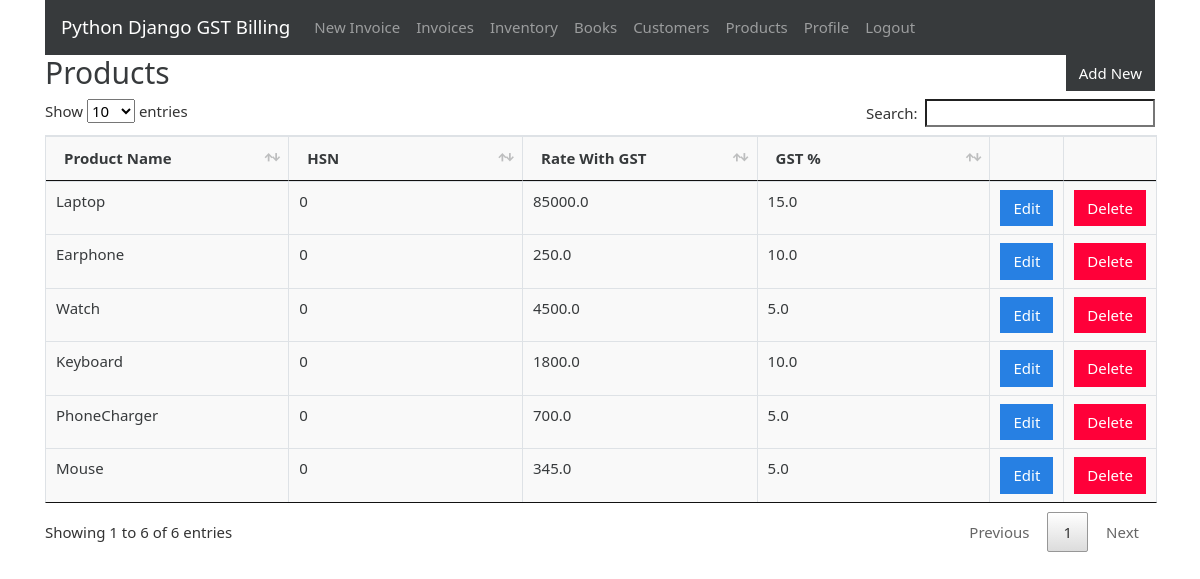
The app's page /products (signed in) with its own data.
### gstbillingapp/models.py (models this page shows, shortened)
class Product(models.Model):
    user = models.ForeignKey(User, null=True, blank=True, on_delete=models.SET_NULL)
    product_name = models.CharField(max_length=200)
    product_hsn = models.CharField(max_length=50, null=True, blank=True)
    product_unit = models.CharField(max_length=50)
    product_gst_percentage = models.FloatField()
    product_rate_with_gst = models.FloatField()

### gstbillingapp/views.py (the view)
# urls.py: path('products', views.products, name='products'),
@login_required
def products(request):
    context = {}
    context['products'] = Product.objects.filter(user=request.user)
    return render(request, 'gstbillingapp/products.html', context)

### gstbillingapp/templates/gstbillingapp/products.html (shortened to what this page needs)
{% extends "gstbillingapp/base.html" %}
{% load static %}
{% block content %}
		<div class="row">
			<div class="col">
				<h2>Products</h2>
			</div>
			<div class="col">
				<a href="{% url 'product_add' %}" id="add_product_btn"><button type="button" class="btn btn-secondary">Add New</button></a>
			</div>
		</div>
		<table class="table table-bordered" id="product-table">
			<thead>
				<tr>
					<th>Product Name</th>
					<th>HSN</th>
					<th>Rate With GST</th>
					<th>GST %</th>
					<th></th>
					<th></th>
				</tr>
			</thead>
			<tbody class="two-col-form">
				{% for product in products %}
				<tr>
	 				<td>{{product.product_name}}</td>
	 				<td>{{product.product_hsn}}</td>
	 				<td>{{product.product_rate_with_gst}}</td>
	 				<td>{{product.product_gst_percentage}}</td>
	 				<td><a href="{% url 'product_edit' product.id %}"><button type="button" class="btn btn-primary">Edit</button></a></td>
	 				<td><button type="button" class="btn btn-danger" data-toggle="modal" data-target="#productDeleteModal" data-product-id="{{product.id}}" data-product-name="{{product.product_name}}">Delete</button></td>
				</tr>
				{% endfor %}
			</tbody>
		</table>
{% endblock %}

### gstbillingapp/templates/gstbillingapp/base.html (shortened to what this page needs)
{% load static %}
<!doctype html>
<html lang="en">
<head>
	<link rel="stylesheet" href="{% static "gstbillingapp/bootstrap-4.4.1-dist/css/bootstrap-cosmo.min.css" %}">
	<link rel="stylesheet" href="{% static "gstbillingapp/main.css" %}">
	<link rel="stylesheet" href="{% static "gstbillingapp/DataTables/jquery.dataTables.min.css" %}">
	<link rel="stylesheet" href="{% static "gstbillingapp/DataTables/dataTables.bootstrap4.min.css" %}">
</head>
<body>
	<div class="container">
		{% include "gstbillingapp/navbar.html" %}
		{% block content %}{% endblock %}
	</div>
</body>
</html>

### gstbillingapp/templates/gstbillingapp/navbar.html (shortened to what this page needs)
<nav class="navbar navbar-expand-lg navbar-dark bg-dark">
	<a class="navbar-brand" href="{% url 'landing_page' %}">Python Django GST Billing</a>
	<div class="collapse navbar-collapse" id="navbarSupportedContent">
		<ul class="navbar-nav mr-auto">
			{% if user.is_authenticated %}
			<li class="nav-item">
				<a class="nav-link" href="{% url 'invoice_create' %}">New Invoice <span class="sr-only">(current)</span></a>
			</li>
			<li class="nav-item">
				<a class="nav-link" href="{% url 'invoices' %}">Invoices</a>
			</li>
			<li class="nav-item">
				<a class="nav-link" href="{% url 'inventory' %}">Inventory</a>
			</li>
			<li class="nav-item">
				<a class="nav-link" href="{% url 'books' %}">Books</a>
			</li>
			<li class="nav-item">
				<a class="nav-link" href="{% url 'customers' %}">Customers</a>
			</li>
			<li class="nav-item">
				<a class="nav-link" href="{% url 'products' %}">Products</a>
			</li>
			<li class="nav-item">
				<a class="nav-link" href="{% url 'user_profile' %}">Profile</a>
			</li>
			<li class="nav-item">
				<a class="nav-link" href="{% url 'logout' %}?next=/">Logout</a>
			</li>
			{% endif %}
		</ul>
	</div>
</nav>

### gstbillingapp/static/gstbillingapp/main.css (style rules this page uses)
.table-bordered td, .table-bordered th { padding: 0.25em; }
.table-bordered tbody td, .table-bordered tbody th, .table-bordered thead th, .table-bordered thead td { background: #f9f9f9; }
.two-col-form td, .two-col-form th { width: 25%; }
#add_customer_btn, #add_product_btn { float: right; }

### records on screen
Product: product_name "Laptop", product_hsn "0", product_rate_with_gst "85000.0", product_gst_percentage "15.0"
Product: product_name "Earphone", product_hsn "0", product_rate_with_gst "250.0", product_gst_percentage "10.0"
Product: product_name "Watch", product_hsn "0", product_rate_with_gst "4500.0", product_gst_percentage "5.0"
Product: product_name "Keyboard", product_hsn "0", product_rate_with_gst "1800.0", product_gst_percentage "10.0"
Product: product_name "PhoneCharger", product_hsn "0", product_rate_with_gst "700.0", product_gst_percentage "5.0"
Product: product_name "Mouse", product_hsn "0", product_rate_with_gst "345.0", product_gst_percentage "5.0"
